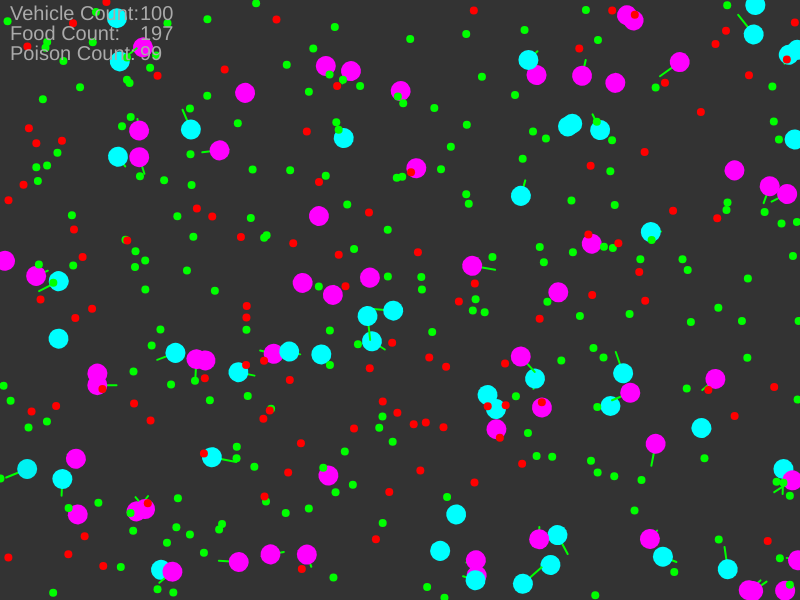
Frame 1 (no input)
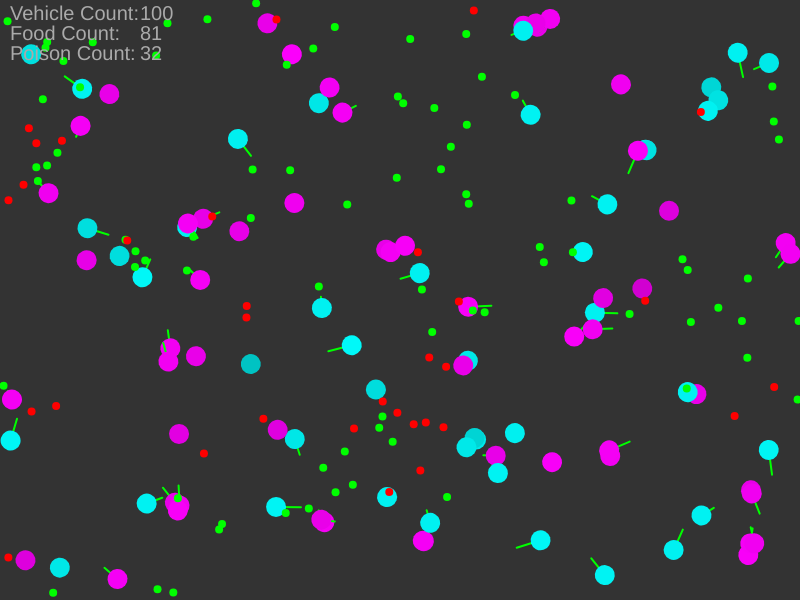
Frame 60 (no input)
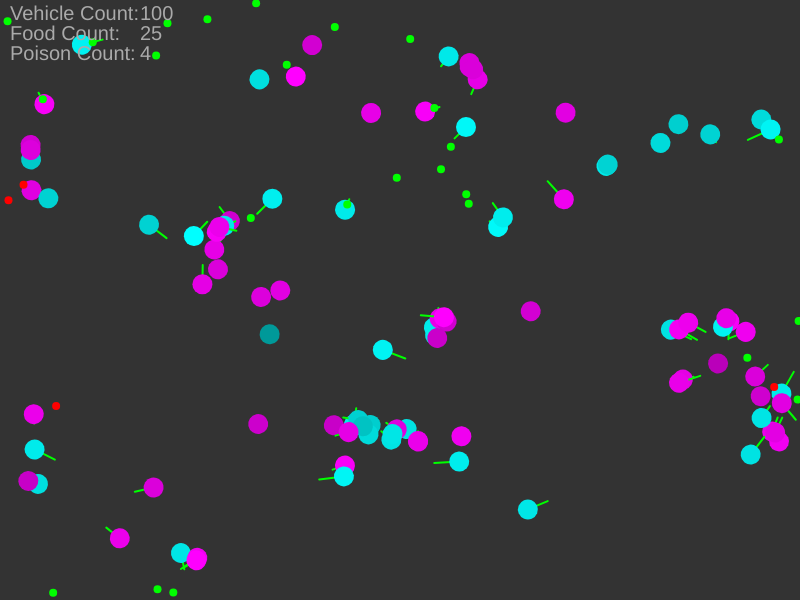
Frame 120 (the mouse pressed at the canvas centre since frame 60)

The p5.js sketch that drew these frames (run headless with seeded random() and noise() and a simulated clock; from frame 60 on, the mouse is pressed at the canvas centre):

// p5.js sketch
// ── sketch.js
const mutationRate = 0.1;
const population = 100;

let vehicles = [];
let foods = [];
let poisons = [];

// ***************************************************************

function setup() {
    createCanvas(800, 600);
    background(51);
    frameRate(60);
    createVehicle(population);
    createFood(population * 2);
    createPoison(population);
}

function draw() {
    background(51);
    let mod = 300 * (1 + floor(vehicles.length / 200));
    if (frameCount % mod === 0) {
        createFood(vehicles.length);
        createPoison(vehicles.length);
    }
    drawVehicle();
    drawFood();
    drawPoison();
    drawTexts();
    controller();
}

// *******************************************************************

function drawTexts() {
    push();
    fill(170);
    textSize(20);
    text("Vehicle Count: ", 10, 20);
    text(vehicles.length, 140, 20);
    text("Food Count: ", 10, 40);
    text(foods.length, 140, 40);
    text("Poison Count: ", 10, 60);
    text(poisons.length, 140, 60);
    pop();
}

function createFood(number) {
    for (let i = 0; i < number; i++) {
        foods.push(createVector(random(width), random(height)));
    }
}

function drawFood() {
    foods.forEach(food => {
        noStroke(200);
        fill(0, 255, 0);
        ellipse(food.x, food.y, 8, 8);
    });
}

function createPoison(number) {
    for (let i = 0; i < number; i++) {
        poisons.push(createVector(random(width), random(height)));
    }
}

function drawPoison() {
    poisons.forEach(poison => {
        noStroke(200);
        fill(255, 0, 0);
        ellipse(poison.x, poison.y, 8, 8);
    });
}

function createVehicle(number) {
    for (let i = 0; i < number; i++) {
        var vehicle = new Vehicle(random(width), random(height));
        vehicle.applyStats();
        vehicles.push(vehicle);
    }
}

function drawVehicle() {
    for (let i = 0; i < vehicles.length; i++) {
        let v = vehicles[i];
        if (v.reproductiveUrge > 0.5 && v.health > 30)
            v.reproduction(vehicles, mutationRate);
        else v.behave(foods, poisons);

        if (v.isDead()) vehicles.splice(i, 1);
        if (frameCount % 60 === 0) {
            v.health -= v.energyConsumption;
            v.reproductiveUrge += 0.05;
            v.reproductiveUrge =
                v.reproductiveUrge > 1 ? 1 : v.reproductiveUrge;
        }
        v.update();
        v.show();
    }
}

function topFitness() {
    let maxFit = 0;
    vehicles.forEach(v => {
        if (v.fitness > maxFit) maxFit = v.fitness;
    });
    return maxFit;
}

function controller() {
    vehicles.forEach(v => {
        if (v.energyConsumption < 1)
            console.log("energy " + v.energyConsumption);
        if (v.maxHealth < 50) console.log("health " + v.maxHealth);
    });
}

// ── vehicle.js
class Vehicle {
    constructor(x, y) {
        // Constructing place in a given position
        this.pos = createVector(x, y);
        this.vel = p5.Vector.random2D();
        this.acc = createVector();
        this.gender = floor(random(1) + 0.5);
        this.fitness = 0;

        // genes of the object
        this.dna = [];
        this.dna[0] = random(0, 1); // food force
        this.dna[1] = random(0, 1); // poison force
        this.dna[2] = random(0, 1); // wellbeing
        this.dna[3] = random(0.2, 1); // size
    }

    applyStats() {
        // attributes of object that affected by genes
        this.size = 20; //this.dna[3] * 20; // 4 - 20
        this.wellbeing = this.dna[2];
        this.maxSpeed = 2; //6 - this.size / 4; // 1 - 5
        this.maxForce = 0.5; //this.size / 20; // .2 - 1
        this.maxHealth = this.wellbeing * 100 + 50; // 50 - 150
        this.energyConsumption = 6 + this.wellbeing * 10 - this.size / 4; // 1 - 15
        this.attractiveness = this.size; // 4 - 20

        this.reproductiveUrge = 0; // 0 - 1
        this.health = this.maxHealth;
    }

    behave(foods, poisons) {
        let eat = this.eat(foods, 5);
        let run = this.eat(poisons, -5);

        eat.mult(5 * this.dna[0]);
        run.mult(5 * this.dna[1]);

        this.applyForce(run);
        this.applyForce(eat);
    }

    reproduction(vehicles, rate) {
        let partner = this.searchPartner(vehicles, rate);
        partner.mult(5 * this.reproductiveUrge);
        this.applyForce(partner);
    }

    eat(list, nurt) {
        let rec = Infinity;
        let closest = -1;
        for (let i = 0; i < list.length; i++) {
            let d = this.pos.dist(list[i]);
            if (d < rec) {
                rec = d;
                closest = i;
            }
        }
        if (rec < 5) {
            list.splice(closest, 1);
            this.diet(nurt);
        } else if (closest > -1) return this.seek(list[closest]);
        return this.seek(createVector(width / 2, height / 2));
    }

    searchPartner(list, rate) {
        let rec = Infinity;
        let closest = -1;
        for (let i = 0; i < list.length; i++) {
            let condition = list[i].fitness + 0.2 >= this.fitness;
            if (list[i].gender != this.gender && condition) {
                let d = this.pos.dist(list[i].pos);
                if (d < rec) {
                    rec = d;
                    closest = i;
                }
            }
        }
        if (rec < 5) {
            let child = this.intercourse(list[closest], rate);
            list.push(child);
        } else if (closest > -1) {
            return this.seek(list[closest].pos);
        }
        return this.seek(createVector(width / 2, height / 2));
    }

    intercourse(partner, rate) {
        // Creation and Eliminating Desires
        if (partner.gender != this.gender) {
            this.reproductiveUrge = 0;
            partner.reproductiveUrge = 0;
            let child = new Vehicle(this.pos.x, this.pos.y);

            // Crossover
            let midPoint = floor(random(this.dna.length));
            for (let i = 0; i < this.dna.length; i++) {
                if (i < midPoint) child.dna[i] = this.dna[i];
                else child.dna[i] = partner.dna[i];
            }
            child.mutate(rate);
            // Applying Dna effects and returning the child
            child.applyStats();
            if (partner.fitness < 1)
                partner.fitness += partner.reproductiveUrge / 100;
            if (this.fitness < 1) this.fitness += this.reproductiveUrge / 100;
            return child;
        }
        return;
    }

    diet(nurt) {
        if (nurt > 0) {
            if (this.health < this.maxHealth) {
                this.health += nurt;
            }
        } else if (nurt < 0) {
            this.health += nurt;
        }
        this.fitness += nurt / 1000;
        this.fitness = this.fitness < 0 ? 0 : this.fitness;
    }

    isDead() {
        if (this.health <= 0) return true;
        else return false;
    }

    seek(target) {
        let desired = p5.Vector.sub(target, this.pos);
        desired.setMag(this.maxSpeed);
        let steer = p5.Vector.sub(desired, this.vel);
        steer.limit(this.maxForce);
        return steer;
    }

    mutate(mutationRate) {
        for (let i = 0; i < this.dna.length; i++) {
            let r = random(1);
            if (r < mutationRate) {
                let mutation =
                    random(-1, 1) < 0 ? random(-0.3, -0.1) : random(0.1, 0.3);
                this.dna[i] += mutation;
                this.dna[i] =
                    this.dna[i] < 0 ? 0 : this.dna[i] > 1 ? 1 : this.dna[i];
            }
        }
    }

    applyForce(f) {
        this.acc.add(f);
    }

    update() {
        this.pos.add(this.vel);
        this.vel.add(this.acc);
        this.acc.mult(0);
    }

    show() {
        let angle = this.vel.heading() + PI / 2;
        push();
        translate(this.pos.x, this.pos.y);
        rotate(angle);
        strokeWeight(2);
        noFill();
        stroke(0, 255, 0);
        line(0, 0, 0, -this.dna[0] * 25);
        let c = map(this.health, 0, this.maxHealth, 50, 255);
        if (this.gender === 1) stroke(0, c, c);
        else stroke(c, 0, c);
        strokeWeight(this.size);
        point(0, 0);
        pop();
    }

    /*                
    if (fiveClosest.length < 5) fiveClosest.push([d, i]);
    else {
        let smallest = [Infinity, -1];
        for (let j = 0; j < fiveClosest.length; j++) {
            smallest =
                smallest[0] > fiveClosest[j][0]
                    ? fiveClosest[j]
                    : smallest;
        }
        fiveClosest.splice(smallest[1], 1);
        fiveClosest.push(d, i);
    }
    */
}
